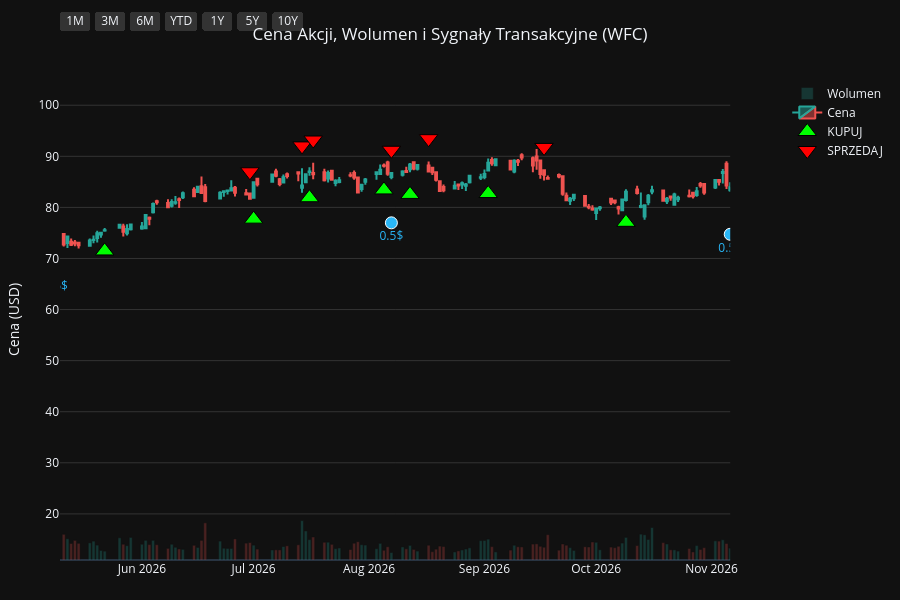
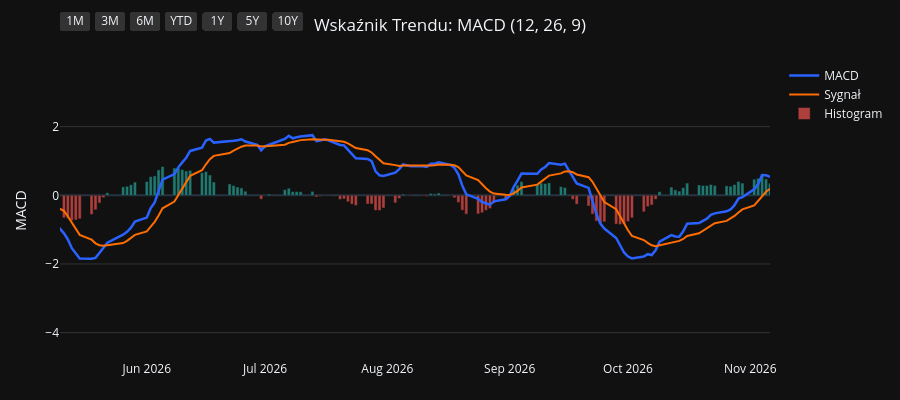
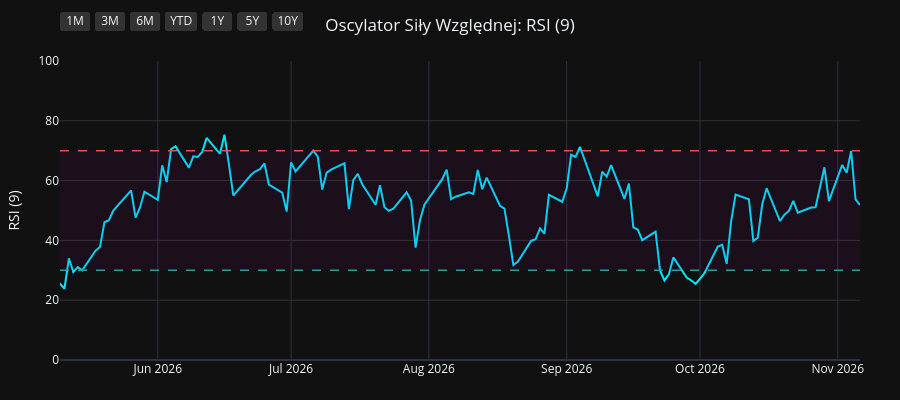
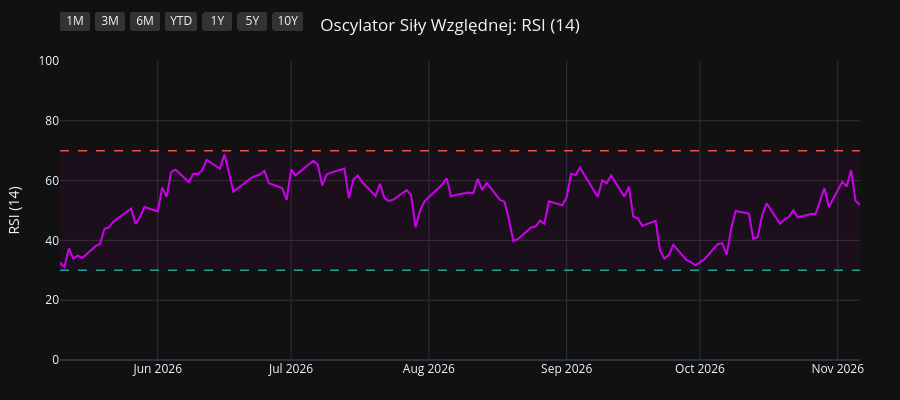

Notebook cell for these charts, in order:
### Code cell
import os
import yfinance as yf
import pandas as pd
import pandas_ta as ta
import plotly.graph_objects as go
from plotly.subplots import make_subplots

# 1. Pobranie i przygotowanie danych
symbol = os.environ.get("STOCK_TICKER", "").strip().upper()
if not symbol:
    raise RuntimeError("Set STOCK_TICKER before running price_extractor.ipynb")
df = yf.Ticker(symbol).history(period="10y")
df.index = df.index.tz_localize(None)

# Wskaźniki i sygnały
df.ta.macd(fast=12, slow=26, signal=9, append=True)
df.ta.rsi(length=9, append=True)
df.ta.rsi(length=14, append=True)
df.ta.rsi(length=21, append=True)
df.dropna(inplace=True)

macd = df['MACD_12_26_9']
signal = df['MACDs_12_26_9']
wczorajszy_macd = macd.shift(1)
wczorajszy_signal = signal.shift(1)

df['Decyzja'] = 'BRAK'
df.loc[(macd > signal) & (wczorajszy_macd <= wczorajszy_signal), 'Decyzja'] = 'KUPUJ'
df.loc[(macd < signal) & (wczorajszy_macd >= wczorajszy_signal), 'Decyzja'] = 'SPRZEDAJ'

df_kupuj = df[df['Decyzja'] == 'KUPUJ']
df_sprzedaj = df[df['Decyzja'] == 'SPRZEDAJ']
df_dywidendy = df[df['Dividends'] > 0]
df_splity = df[df['Stock Splits'] > 0]

# Wspólna konfiguracja osi X
konfiguracja_osi_x = dict(
    type="date",
    showspikes=True, spikemode="across", spikesnap="cursor", spikedash="dot", spikecolor="#ffffff", spikethickness=1, hoverformat="%Y-%m-%d",
    rangeselector=dict(
        buttons=list([
            dict(count=1, label="1M", step="month", stepmode="backward"),
            dict(count=3, label="3M", step="month", stepmode="backward"),
            dict(count=6, label="6M", step="month", stepmode="backward"),
            dict(count=1, label="YTD", step="year", stepmode="todate"),
            dict(count=1, label="1Y", step="year", stepmode="backward"),
            dict(count=5, label="5Y", step="year", stepmode="backward"),
            dict(step="all", label="10Y")
        ]),
        bgcolor="#333333", activecolor="#2962ff", x=0, y=1.1
    )
)

# ==========================================
# WYKRES 1: CENA + WOLUMEN + SYGNAŁY
# ==========================================
fig1 = make_subplots(specs=[[{"secondary_y": True}]])

kolory_wolumenu = ['#26a69a' if row['Close'] >= row['Open'] else '#ef5350' for index, row in df.iterrows()]
fig1.add_trace(go.Bar(x=df.index, y=df['Volume'], marker_color=kolory_wolumenu, opacity=0.25, name='Wolumen'), secondary_y=True)
fig1.add_trace(go.Candlestick(x=df.index, open=df['Open'], high=df['High'], low=df['Low'], close=df['Close'], name='Cena', increasing_line_color='#26a69a', decreasing_line_color='#ef5350'), secondary_y=False)
fig1.add_trace(go.Scatter(x=df_kupuj.index, y=df_kupuj['Low'] * 0.95, customdata=df_kupuj[['Low', 'High']], mode='markers', marker=dict(symbol='triangle-up', size=16, color='#00ff00', line=dict(width=1, color='black')), name='KUPUJ', hovertemplate='KUPUJ<br>Najniższa: %{customdata[0]:.2f}<br>Najwyższa: %{customdata[1]:.2f}<extra></extra>'), secondary_y=False)
fig1.add_trace(go.Scatter(x=df_sprzedaj.index, y=df_sprzedaj['High'] * 1.05, customdata=df_sprzedaj[['Low', 'High']], mode='markers', marker=dict(symbol='triangle-down', size=16, color='#ff0000', line=dict(width=1, color='black')), name='SPRZEDAJ', hovertemplate='SPRZEDAJ<br>Najniższa: %{customdata[0]:.2f}<br>Najwyższa: %{customdata[1]:.2f}<extra></extra>'), secondary_y=False)

if not df_dywidendy.empty:
    fig1.add_trace(go.Scatter(x=df_dywidendy.index, y=df_dywidendy['Low'] * 0.90, mode='markers+text', marker=dict(symbol='circle', size=12, color='#29b6f6', line=dict(width=1, color='white')), text=df_dywidendy['Dividends'].apply(lambda x: f"{x}$"), textposition="bottom center", name='Dywidenda', showlegend=False, hovertemplate='Dywidenda: %{text}<extra></extra>', textfont=dict(color="#29b6f6")), secondary_y=False)
if not df_splity.empty:
                    fig1.add_trace(go.Scatter(x=df_splity.index, y=df_splity['High'], mode='markers+text', marker=dict(symbol='star', size=16, color='#ffee58', line=dict(width=1, color='black')), text=df_splity['Stock Splits'].apply(lambda x: f"{x:g}:1" if x >= 1 else f"1:{1 / x:g}"), textposition="top center", name='Split', hovertemplate='%{text}<extra></extra>', textfont=dict(color="#ffee58")), secondary_y=False)

fig1.update_layout(title=dict(text=f"Cena Akcji, Wolumen i Sygnały Transakcyjne ({symbol})", x=0.5, xanchor='center'), dragmode='pan', xaxis_rangeslider_visible=False, template='plotly_dark', height=600, hovermode='x unified', margin=dict(l=60, r=40, t=60, b=40))
fig1.update_xaxes(**konfiguracja_osi_x)
fig1.update_xaxes(range=[df.index.max() - pd.Timedelta(days=180), df.index.max()])
fig1.update_yaxes(title_text="Cena (USD)", secondary_y=False, gridcolor='#333333')
fig1.update_yaxes(range=[0, df['Volume'].max() * 4], showgrid=False, showticklabels=False, secondary_y=True)
fig1.show(config={'scrollZoom': True})

# ==========================================
# WYKRES 2: WSKAŹNIK MACD
# ==========================================
fig2 = go.Figure()
fig2.add_trace(go.Scatter(x=df.index, y=df['MACD_12_26_9'], line=dict(color='#2962ff', width=2.5), name='MACD'))
fig2.add_trace(go.Scatter(x=df.index, y=df['MACDs_12_26_9'], line=dict(color='#ff6d00', width=2), name='Sygnał'))
kolory_macd = ['#26a69a' if val >= 0 else '#ef5350' for val in df['MACDh_12_26_9']]
fig2.add_trace(go.Bar(x=df.index, y=df['MACDh_12_26_9'], marker_color=kolory_macd, name='Histogram', opacity=0.7))
fig2.update_layout(title=dict(text="Wskaźnik Trendu: MACD (12, 26, 9)", x=0.5, xanchor='center'), dragmode='pan', xaxis_rangeslider_visible=False, template='plotly_dark', height=400, hovermode='x unified', margin=dict(l=60, r=40, t=60, b=40))
fig2.update_xaxes(**konfiguracja_osi_x)
fig2.update_xaxes(range=[df.index.max() - pd.Timedelta(days=180), df.index.max()])
fig2.update_yaxes(title_text="MACD", gridcolor='#333333')
fig2.show(config={'scrollZoom': True})

# ==========================================
# WYKRES 3: OSCYLATOR RSI (9)
# ==========================================
fig3 = go.Figure()
fig3.add_trace(go.Scatter(x=df.index, y=df['RSI_9'], line=dict(color='#00e5ff', width=2), name='RSI (9)'))
fig3.add_hline(y=70, line_dash="dash", line_color="#ef5350", line_width=1.5)
fig3.add_hline(y=30, line_dash="dash", line_color="#26a69a", line_width=1.5)
fig3.add_hrect(y0=30, y1=70, line_width=0, fillcolor="purple", opacity=0.1)
fig3.update_layout(title=dict(text="Oscylator Siły Względnej: RSI (9)", x=0.5, xanchor='center'), dragmode='pan', xaxis_rangeslider_visible=False, template='plotly_dark', height=400, hovermode='x unified', margin=dict(l=60, r=40, t=60, b=40))
fig3.update_xaxes(**konfiguracja_osi_x)
fig3.update_xaxes(range=[df.index.max() - pd.Timedelta(days=180), df.index.max()])
fig3.update_yaxes(title_text="RSI (9)", range=[0, 100], gridcolor='#333333')
fig3.show(config={'scrollZoom': True})

# ==========================================
# WYKRES 4: OSCYLATOR RSI (14)
# ==========================================
fig4 = go.Figure()
fig4.add_trace(go.Scatter(x=df.index, y=df['RSI_14'], line=dict(color='#d500f9', width=2), name='RSI (14)'))
fig4.add_hline(y=70, line_dash="dash", line_color="#ef5350", line_width=1.5)
fig4.add_hline(y=30, line_dash="dash", line_color="#26a69a", line_width=1.5)
fig4.add_hrect(y0=30, y1=70, line_width=0, fillcolor="purple", opacity=0.1)
fig4.update_layout(title=dict(text="Oscylator Siły Względnej: RSI (14)", x=0.5, xanchor='center'), dragmode='pan', xaxis_rangeslider_visible=False, template='plotly_dark', height=400, hovermode='x unified', margin=dict(l=60, r=40, t=60, b=40))
fig4.update_xaxes(**konfiguracja_osi_x)
fig4.update_xaxes(range=[df.index.max() - pd.Timedelta(days=180), df.index.max()])
fig4.update_yaxes(title_text="RSI (14)", range=[0, 100], gridcolor='#333333')
fig4.show(config={'scrollZoom': True})

# ==========================================
# WYKRES 5: OSCYLATOR RSI (21)
# ==========================================
fig5 = go.Figure()
fig5.add_trace(go.Scatter(x=df.index, y=df['RSI_21'], line=dict(color='#64dd17', width=2), name='RSI (21)'))
fig5.add_hline(y=70, line_dash="dash", line_color="#ef5350", line_width=1.5)
fig5.add_hline(y=30, line_dash="dash", line_color="#26a69a", line_width=1.5)
fig5.add_hrect(y0=30, y1=70, line_width=0, fillcolor="purple", opacity=0.1)
fig5.update_layout(title=dict(text="Oscylator Siły Względnej: RSI (21)", x=0.5, xanchor='center'), dragmode='pan', xaxis_rangeslider_visible=False, template='plotly_dark', height=400, hovermode='x unified', margin=dict(l=60, r=40, t=60, b=40))
fig5.update_xaxes(**konfiguracja_osi_x)
fig5.update_xaxes(range=[df.index.max() - pd.Timedelta(days=180), df.index.max()])
fig5.update_yaxes(title_text="RSI (21)", range=[0, 100], gridcolor='#333333')
fig5.show(config={'scrollZoom': True})

### Figure 1 — Plotly figure (JSON) as saved in the notebook; plotly's stock layout.template omitted (floating-point values rounded to 4 significant figures; data arrays with more than 128 entries replaced by an {"elided": "..."} marker saying what was removed)
{"data": [{"marker": {"color": {"elided": "2481 str values"}}, "name": "Wolumen", "opacity": 0.25, "type": "bar", "x": {"elided": "2481 str values"}, "xaxis": "x", "y": {"elided": "2481 int values"}, "yaxis": "y2"}, {"close": {"elided": "2481 float values"}, "decreasing": {"line": {"color": "#ef5350"}}, "high": {"elided": "2481 float values"}, "increasing": {"line": {"color": "#26a69a"}}, "low": {"elided": "2481 float values"}, "name": "Cena", "open": {"elided": "2481 float values"}, "type": "candlestick", "x": {"elided": "2481 str values"}, "xaxis": "x", "yaxis": "y"}, {"customdata": {"elided": "97x2 float values"}, "hovertemplate": "KUPUJ<br>Najniższa: %{customdata[0]:.2f}<br>Najwyższa: %{customdata[1]:.2f}<extra></extra>", "marker": {"color": "#00ff00", "line": {"color": "black", "width": 1}, "size": 16, "symbol": "triangle-up"}, "mode": "markers", "name": "KUPUJ", "type": "scatter", "x": ["2017-01-26T00:00:00", "2017-03-01T00:00:00", "2017-04-24T00:00:00", "2017-06-08T00:00:00", "2017-06-28T00:00:00", "2017-09-12T00:00:00", "2017-10-26T00:00:00", "2017-11-28T00:00:00", "2018-01-05T00:00:00", "2018-01-18T00:00:00", "2018-02-26T00:00:00", "2018-03-12T00:00:00", "2018-04-05T00:00:00", "2018-06-06T00:00:00", "2018-07-02T00:00:00", "2018-10-08T00:00:00", "2018-10-12T00:00:00", "2018-10-29T00:00:00", "2018-11-26T00:00:00", "2019-01-02T00:00:00", "2019-02-19T00:00:00", "2019-03-15T00:00:00", "2019-04-25T00:00:00", "2019-06-05T00:00:00", "2019-07-24T00:00:00", "2019-08-28T00:00:00", "2019-10-18T00:00:00", "2020-02-05T00:00:00", "2020-03-26T00:00:00", "2020-05-20T00:00:00", "2020-07-16T00:00:00", "2020-08-10T00:00:00", "2020-08-25T00:00:00", "2020-08-27T00:00:00", "2020-09-11T00:00:00", "2020-10-05T00:00:00", "2020-11-06T00:00:00", "2021-01-06T00:00:00", "2021-02-08T00:00:00", "2021-03-08T00:00:00", "2021-03-10T00:00:00", "2021-04-14T00:00:00", "2021-06-28T00:00:00", "2021-07-15T00:00:00", "2021-07-20T00:00:00", "2021-09-16T00:00:00", "2021-10-18T00:00:00", "2021-12-10T00:00:00", "2021-12-16T00:00:00", "2022-01-03T00:00:00", "2022-02-07T00:00:00", "2022-03-16T00:00:00", "2022-04-20T00:00:00", "2022-05-05T00:00:00", "2022-05-17T00:00:00", "2022-06-27T00:00:00", "2022-09-12T00:00:00", "2022-10-04T00:00:00", "2022-10-13T00:00:00", "2022-12-30T00:00:00", "2023-03-31T00:00:00", "2023-05-17T00:00:00", "2023-07-03T00:00:00", "2023-09-12T00:00:00", "2023-10-13T00:00:00", "2023-11-02T00:00:00", "2024-01-26T00:00:00", "2024-02-15T00:00:00", "2024-04-19T00:00:00", "2024-05-08T00:00:00", "2024-06-20T00:00:00", "2024-06-28T00:00:00", "2024-07-17T00:00:00", "2024-08-16T00:00:00", "2024-09-20T00:00:00", "2024-11-06T00:00:00", "2025-01-07T00:00:00", "2025-01-15T00:00:00", "2025-03-20T00:00:00", "2025-04-21T00:00:00", "2025-06-24T00:00:00", "2025-07-25T00:00:00", "2025-08-25T00:00:00", "2025-09-11T00:00:00", "2025-10-15T00:00:00", "2025-12-02T00:00:00", "2026-01-05T00:00:00", "2026-02-02T00:00:00", "2026-03-23T00:00:00", "2026-04-30T00:00:00", "2026-05-22T00:00:00", "2026-07-01T00:00:00", "2026-07-16T00:00:00", "2026-08-05T00:00:00", "2026-08-12T00:00:00", "2026-09-02T00:00:00", "2026-10-09T00:00:00"], "xaxis": "x", "y": [40.92, 43.02, 39.01, 38.03, 39.24, 37.54, 40.95, 39.95, 46.17, 47.49, 44.1, 43.36, 39.68, 41.2, 41.5, 40.22, 38.62, 39.17, 40.05, 34.75, 37.7, 38.61, 36.23, 35.32, 36.87, 35.08, 38.89, 38.04, 23.4, 20.0, 20.37, 19.96, 20.03, 19.76, 19.54, 19.96, 18.08, 26.32, 25.56, 31.37, 31.8, 32.45, 37.54, 36.94, 35.69, 38.47, 40.25, 41.61, 41.39, 41.06, 47.14, 42.77, 40.74, 36.83, 36.42, 33.82, 38.63, 35.99, 33.93, 35.21, 32.26, 33.88, 37.24, 36.24, 35.54, 34.9, 44.09, 43.38, 52.51, 53.62, 52.57, 52.12, 53.74, 49.37, 49.62, 63.24, 65.03, 66.97, 65.59, 57.94, 71.41, 76.48, 72.9, 73.74, 78.71, 79.23, 88.25, 83.53, 72.94, 74.7, 71.48, 77.7, 81.89, 83.42, 82.54, 82.71, 77.08], "yaxis": "y"}, {"customdata": {"elided": "96x2 float values"}, "hovertemplate": "SPRZEDAJ<br>Najniższa: %{customdata[0]:.2f}<br>Najwyższa: %{customdata[1]:.2f}<extra></extra>", "marker": {"color": "#ff0000", "line": {"color": "black", "width": 1}, "size": 16, "symbol": "triangle-down"}, "mode": "markers", "name": "SPRZEDAJ", "type": "scatter", "x": ["2017-02-28T00:00:00", "2017-03-06T00:00:00", "2017-05-15T00:00:00", "2017-06-23T00:00:00", "2017-07-17T00:00:00", "2017-10-13T00:00:00", "2017-11-08T00:00:00", "2017-12-29T00:00:00", "2018-01-08T00:00:00", "2018-02-01T00:00:00", "2018-03-01T00:00:00", "2018-03-16T00:00:00", "2018-05-29T00:00:00", "2018-06-14T00:00:00", "2018-08-10T00:00:00", "2018-10-11T00:00:00", "2018-10-24T00:00:00", "2018-11-23T00:00:00", "2018-12-06T00:00:00", "2019-02-07T00:00:00", "2019-03-08T00:00:00", "2019-03-22T00:00:00", "2019-05-09T00:00:00", "2019-07-15T00:00:00", "2019-08-05T00:00:00", "2019-10-02T00:00:00", "2019-11-19T00:00:00", "2020-02-25T00:00:00", "2020-05-07T00:00:00", "2020-06-16T00:00:00", "2020-07-31T00:00:00", "2020-08-19T00:00:00", "2020-08-26T00:00:00", "2020-09-10T00:00:00", "2020-09-22T00:00:00", "2020-10-15T00:00:00", "2020-12-14T00:00:00", "2021-01-20T00:00:00", "2021-03-04T00:00:00", "2021-03-09T00:00:00", "2021-03-19T00:00:00", "2021-05-11T00:00:00", "2021-07-06T00:00:00", "2021-07-19T00:00:00", "2021-08-19T00:00:00", "2021-10-13T00:00:00", "2021-11-05T00:00:00", "2021-12-13T00:00:00", "2021-12-17T00:00:00", "2022-01-24T00:00:00", "2022-02-17T00:00:00", "2022-04-01T00:00:00", "2022-04-22T00:00:00", "2022-05-10T00:00:00", "2022-06-10T00:00:00", "2022-08-22T00:00:00", "2022-09-13T00:00:00", "2022-10-11T00:00:00", "2022-11-15T00:00:00", "2023-02-16T00:00:00", "2023-05-02T00:00:00", "2023-06-21T00:00:00", "2023-08-01T00:00:00", "2023-09-26T00:00:00", "2023-10-24T00:00:00", "2023-12-28T00:00:00", "2024-02-02T00:00:00", "2024-03-18T00:00:00", "2024-05-01T00:00:00", "2024-05-17T00:00:00", "2024-06-26T00:00:00", "2024-07-12T00:00:00", "2024-08-01T00:00:00", "2024-09-09T00:00:00", "2024-11-01T00:00:00", "2024-12-02T00:00:00", "2025-01-10T00:00:00", "2025-02-12T00:00:00", "2025-04-03T00:00:00", "2025-05-22T00:00:00", "2025-07-15T00:00:00", "2025-07-29T00:00:00", "2025-09-08T00:00:00", "2025-10-01T00:00:00", "2025-11-07T00:00:00", "2025-12-31T00:00:00", "2026-01-07T00:00:00", "2026-02-12T00:00:00", "2026-04-22T00:00:00", "2026-05-01T00:00:00", "2026-06-30T00:00:00", "2026-07-14T00:00:00", "2026-07-17T00:00:00", "2026-08-07T00:00:00", "2026-08-17T00:00:00", "2026-09-17T00:00:00"], "xaxis": "x", "y": [46.93, 47.38, 43.29, 42.81, 44.55, 43.84, 45.19, 50.61, 51.56, 54.64, 48.73, 47.27, 45.2, 46.11, 49.02, 44.34, 43.2, 44.23, 43.26, 42.08, 42.59, 42.22, 40.36, 40.89, 40.33, 42.74, 47.8, 41.5, 23.68, 26.9, 22.37, 22.22, 22.39, 22.48, 22.19, 21.04, 27.25, 30.05, 34.89, 35.62, 36.79, 43.13, 41.24, 39.84, 44.31, 43.04, 47.88, 46.35, 46.13, 49.62, 53.61, 46.1, 44.65, 41.89, 38.83, 42.21, 42.01, 38.98, 45.11, 45.68, 38.23, 40.41, 44.45, 40.09, 38.66, 48.62, 48.88, 57.02, 59.31, 61.12, 57.32, 56.45, 58.85, 55.04, 65.53, 77.34, 71.29, 80.52, 69.41, 75.04, 82.34, 85.0, 81.51, 85.4, 88.41, 97.23, 98.47, 92.84, 84.5, 85.3, 86.97, 92.04, 93.19, 91.19, 93.45, 91.74], "yaxis": "y"}, {"hovertemplate": "Dywidenda: %{text}<extra></extra>", "marker": {"color": "#29b6f6", "line": {"color": "white", "width": 1}, "size": 12, "symbol": "circle"}, "mode": "markers+text", "name": "Dywidenda", "showlegend": false, "text": ["0.38$", "0.38$", "0.39$", "0.39$", "0.39$", "0.39$", "0.43$", "0.43$", "0.45$", "0.45$", "0.51$", "0.51$", "0.51$", "0.51$", "0.1$", "0.1$", "0.1$", "0.1$", "0.2$", "0.2$", "0.25$", "0.25$", "0.3$", "0.3$", "0.3$", "0.3$", "0.35$", "0.35$", "0.35$", "0.35$", "0.4$", "0.4$", "0.4$", "0.4$", "0.45$", "0.45$", "0.45$", "0.45$", "0.5$", "0.5$"], "textfont": {"color": "#29b6f6"}, "textposition": "bottom center", "type": "scatter", "x": ["2017-02-01T00:00:00", "2017-05-03T00:00:00", "2017-08-02T00:00:00", "2017-11-02T00:00:00", "2018-02-01T00:00:00", "2018-05-03T00:00:00", "2018-08-09T00:00:00", "2018-11-08T00:00:00", "2019-01-31T00:00:00", "2019-05-09T00:00:00", "2019-08-08T00:00:00", "2019-11-07T00:00:00", "2020-02-06T00:00:00", "2020-05-07T00:00:00", "2020-08-06T00:00:00", "2020-11-05T00:00:00", "2021-02-04T00:00:00", "2021-05-06T00:00:00", "2021-08-05T00:00:00", "2021-11-04T00:00:00", "2022-02-03T00:00:00", "2022-05-05T00:00:00", "2022-08-04T00:00:00", "2022-11-03T00:00:00", "2023-02-02T00:00:00", "2023-05-04T00:00:00", "2023-08-03T00:00:00", "2023-11-02T00:00:00", "2024-02-01T00:00:00", "2024-05-09T00:00:00", "2024-08-09T00:00:00", "2024-11-08T00:00:00", "2025-02-07T00:00:00", "2025-05-09T00:00:00", "2025-08-08T00:00:00", "2025-11-07T00:00:00", "2026-02-06T00:00:00", "2026-05-08T00:00:00", "2026-08-07T00:00:00", "2026-11-06T00:00:00"], "xaxis": "x", "y": [38.46, 37.47, 37.39, 38.99, 46.11, 36.28, 42.0, 38.33, 35.6, 33.82, 34.03, 40.56, 36.47, 19.55, 18.83, 17.15, 25.02, 36.04, 36.44, 39.69, 43.71, 34.89, 34.48, 36.96, 38.03, 30.05, 37.03, 33.06, 40.47, 51.41, 44.6, 59.75, 68.47, 62.7, 66.85, 73.97, 81.87, 67.21, 76.98, 74.74], "yaxis": "y"}], "layout": {"dragmode": "pan", "height": 600, "hovermode": "x unified", "margin": {"b": 40, "l": 60, "r": 40, "t": 60}, "title": {"text": "Cena Akcji, Wolumen i Sygnały Transakcyjne (WFC)", "x": 0.5, "xanchor": "center"}, "xaxis": {"anchor": "y", "domain": [0.0, 0.94], "hoverformat": "%Y-%m-%d", "range": ["2026-05-10T00:00:00", "2026-11-06T00:00:00"], "rangeselector": {"activecolor": "#2962ff", "bgcolor": "#333333", "buttons": [{"count": 1, "label": "1M", "step": "month", "stepmode": "backward"}, {"count": 3, "label": "3M", "step": "month", "stepmode": "backward"}, {"count": 6, "label": "6M", "step": "month", "stepmode": "backward"}, {"count": 1, "label": "YTD", "step": "year", "stepmode": "todate"}, {"count": 1, "label": "1Y", "step": "year", "stepmode": "backward"}, {"count": 5, "label": "5Y", "step": "year", "stepmode": "backward"}, {"label": "10Y", "step": "all"}], "x": 0, "y": 1.1}, "rangeslider": {"visible": false}, "showspikes": true, "spikecolor": "#ffffff", "spikedash": "dot", "spikemode": "across", "spikesnap": "cursor", "spikethickness": 1, "type": "date"}, "yaxis": {"anchor": "x", "domain": [0.0, 1.0], "gridcolor": "#333333", "title": {"text": "Cena (USD)"}}, "yaxis2": {"anchor": "x", "overlaying": "y", "range": [0, 475810400], "showgrid": false, "showticklabels": false, "side": "right"}}}

### Figure 2 — Plotly figure (JSON) as saved in the notebook; plotly's stock layout.template omitted (floating-point values rounded to 4 significant figures; data arrays with more than 128 entries replaced by an {"elided": "..."} marker saying what was removed)
{"data": [{"line": {"color": "#2962ff", "width": 2.5}, "name": "MACD", "type": "scatter", "x": {"elided": "2481 str values"}, "y": {"elided": "2481 float values"}}, {"line": {"color": "#ff6d00", "width": 2}, "name": "Sygnał", "type": "scatter", "x": {"elided": "2481 str values"}, "y": {"elided": "2481 float values"}}, {"marker": {"color": {"elided": "2481 str values"}}, "name": "Histogram", "opacity": 0.7, "type": "bar", "x": {"elided": "2481 str values"}, "y": {"elided": "2481 float values"}}], "layout": {"dragmode": "pan", "height": 400, "hovermode": "x unified", "margin": {"b": 40, "l": 60, "r": 40, "t": 60}, "title": {"text": "Wskaźnik Trendu: MACD (12, 26, 9)", "x": 0.5, "xanchor": "center"}, "xaxis": {"hoverformat": "%Y-%m-%d", "range": ["2026-05-10T00:00:00", "2026-11-06T00:00:00"], "rangeselector": {"activecolor": "#2962ff", "bgcolor": "#333333", "buttons": [{"count": 1, "label": "1M", "step": "month", "stepmode": "backward"}, {"count": 3, "label": "3M", "step": "month", "stepmode": "backward"}, {"count": 6, "label": "6M", "step": "month", "stepmode": "backward"}, {"count": 1, "label": "YTD", "step": "year", "stepmode": "todate"}, {"count": 1, "label": "1Y", "step": "year", "stepmode": "backward"}, {"count": 5, "label": "5Y", "step": "year", "stepmode": "backward"}, {"label": "10Y", "step": "all"}], "x": 0, "y": 1.1}, "rangeslider": {"visible": false}, "showspikes": true, "spikecolor": "#ffffff", "spikedash": "dot", "spikemode": "across", "spikesnap": "cursor", "spikethickness": 1, "type": "date"}, "yaxis": {"gridcolor": "#333333", "title": {"text": "MACD"}}}}

### Figure 3 — Plotly figure (JSON) as saved in the notebook; plotly's stock layout.template omitted (floating-point values rounded to 4 significant figures; data arrays with more than 128 entries replaced by an {"elided": "..."} marker saying what was removed)
{"data": [{"line": {"color": "#00e5ff", "width": 2}, "name": "RSI (9)", "type": "scatter", "x": {"elided": "2481 str values"}, "y": {"elided": "2481 float values"}}], "layout": {"dragmode": "pan", "height": 400, "hovermode": "x unified", "margin": {"b": 40, "l": 60, "r": 40, "t": 60}, "shapes": [{"line": {"color": "#ef5350", "dash": "dash", "width": 1.5}, "type": "line", "x0": 0, "x1": 1, "xref": "x domain", "y0": 70, "y1": 70, "yref": "y"}, {"line": {"color": "#26a69a", "dash": "dash", "width": 1.5}, "type": "line", "x0": 0, "x1": 1, "xref": "x domain", "y0": 30, "y1": 30, "yref": "y"}, {"fillcolor": "purple", "line": {"width": 0}, "opacity": 0.1, "type": "rect", "x0": 0, "x1": 1, "xref": "x domain", "y0": 30, "y1": 70, "yref": "y"}], "title": {"text": "Oscylator Siły Względnej: RSI (9)", "x": 0.5, "xanchor": "center"}, "xaxis": {"hoverformat": "%Y-%m-%d", "range": ["2026-05-10T00:00:00", "2026-11-06T00:00:00"], "rangeselector": {"activecolor": "#2962ff", "bgcolor": "#333333", "buttons": [{"count": 1, "label": "1M", "step": "month", "stepmode": "backward"}, {"count": 3, "label": "3M", "step": "month", "stepmode": "backward"}, {"count": 6, "label": "6M", "step": "month", "stepmode": "backward"}, {"count": 1, "label": "YTD", "step": "year", "stepmode": "todate"}, {"count": 1, "label": "1Y", "step": "year", "stepmode": "backward"}, {"count": 5, "label": "5Y", "step": "year", "stepmode": "backward"}, {"label": "10Y", "step": "all"}], "x": 0, "y": 1.1}, "rangeslider": {"visible": false}, "showspikes": true, "spikecolor": "#ffffff", "spikedash": "dot", "spikemode": "across", "spikesnap": "cursor", "spikethickness": 1, "type": "date"}, "yaxis": {"gridcolor": "#333333", "range": [0, 100], "title": {"text": "RSI (9)"}}}}

### Figure 4 — Plotly figure (JSON) as saved in the notebook; plotly's stock layout.template omitted (floating-point values rounded to 4 significant figures; data arrays with more than 128 entries replaced by an {"elided": "..."} marker saying what was removed)
{"data": [{"line": {"color": "#d500f9", "width": 2}, "name": "RSI (14)", "type": "scatter", "x": {"elided": "2481 str values"}, "y": {"elided": "2481 float values"}}], "layout": {"dragmode": "pan", "height": 400, "hovermode": "x unified", "margin": {"b": 40, "l": 60, "r": 40, "t": 60}, "shapes": [{"line": {"color": "#ef5350", "dash": "dash", "width": 1.5}, "type": "line", "x0": 0, "x1": 1, "xref": "x domain", "y0": 70, "y1": 70, "yref": "y"}, {"line": {"color": "#26a69a", "dash": "dash", "width": 1.5}, "type": "line", "x0": 0, "x1": 1, "xref": "x domain", "y0": 30, "y1": 30, "yref": "y"}, {"fillcolor": "purple", "line": {"width": 0}, "opacity": 0.1, "type": "rect", "x0": 0, "x1": 1, "xref": "x domain", "y0": 30, "y1": 70, "yref": "y"}], "title": {"text": "Oscylator Siły Względnej: RSI (14)", "x": 0.5, "xanchor": "center"}, "xaxis": {"hoverformat": "%Y-%m-%d", "range": ["2026-05-10T00:00:00", "2026-11-06T00:00:00"], "rangeselector": {"activecolor": "#2962ff", "bgcolor": "#333333", "buttons": [{"count": 1, "label": "1M", "step": "month", "stepmode": "backward"}, {"count": 3, "label": "3M", "step": "month", "stepmode": "backward"}, {"count": 6, "label": "6M", "step": "month", "stepmode": "backward"}, {"count": 1, "label": "YTD", "step": "year", "stepmode": "todate"}, {"count": 1, "label": "1Y", "step": "year", "stepmode": "backward"}, {"count": 5, "label": "5Y", "step": "year", "stepmode": "backward"}, {"label": "10Y", "step": "all"}], "x": 0, "y": 1.1}, "rangeslider": {"visible": false}, "showspikes": true, "spikecolor": "#ffffff", "spikedash": "dot", "spikemode": "across", "spikesnap": "cursor", "spikethickness": 1, "type": "date"}, "yaxis": {"gridcolor": "#333333", "range": [0, 100], "title": {"text": "RSI (14)"}}}}
